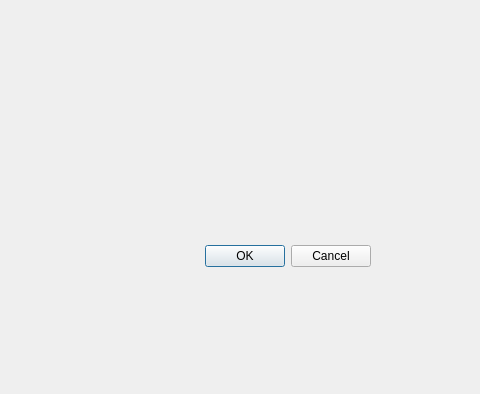
<?xml version="1.0" encoding="UTF-8"?>
<ui version="4.0">
 <class>Dialog</class>
 <widget class="QDialog" name="Dialog">
  <property name="geometry">
   <rect>
    <x>0</x>
    <y>0</y>
    <width>480</width>
    <height>394</height>
   </rect>
  </property>
  <property name="windowTitle">
   <string>Dialog</string>
  </property>
  <widget class="QDialogButtonBox" name="buttonBox">
   <property name="geometry">
    <rect>
     <x>30</x>
     <y>240</y>
     <width>341</width>
     <height>32</height>
    </rect>
   </property>
   <property name="orientation">
    <enum>Qt::Horizontal</enum>
   </property>
   <property name="standardButtons">
    <set>QDialogButtonBox::Cancel|QDialogButtonBox::Ok</set>
   </property>
  </widget>
 </widget>
 <resources/>
 <connections>
  <connection>
   <sender>buttonBox</sender>
   <signal>accepted()</signal>
   <receiver>Dialog</receiver>
   <slot>accept()</slot>
   <hints>
    <hint type="sourcelabel">
     <x>248</x>
     <y>254</y>
    </hint>
    <hint type="destinationlabel">
     <x>157</x>
     <y>274</y>
    </hint>
   </hints>
  </connection>
  <connection>
   <sender>buttonBox</sender>
   <signal>rejected()</signal>
   <receiver>Dialog</receiver>
   <slot>reject()</slot>
   <hints>
    <hint type="sourcelabel">
     <x>316</x>
     <y>260</y>
    </hint>
    <hint type="destinationlabel">
     <x>286</x>
     <y>274</y>
    </hint>
   </hints>
  </connection>
 </connections>
</ui>
